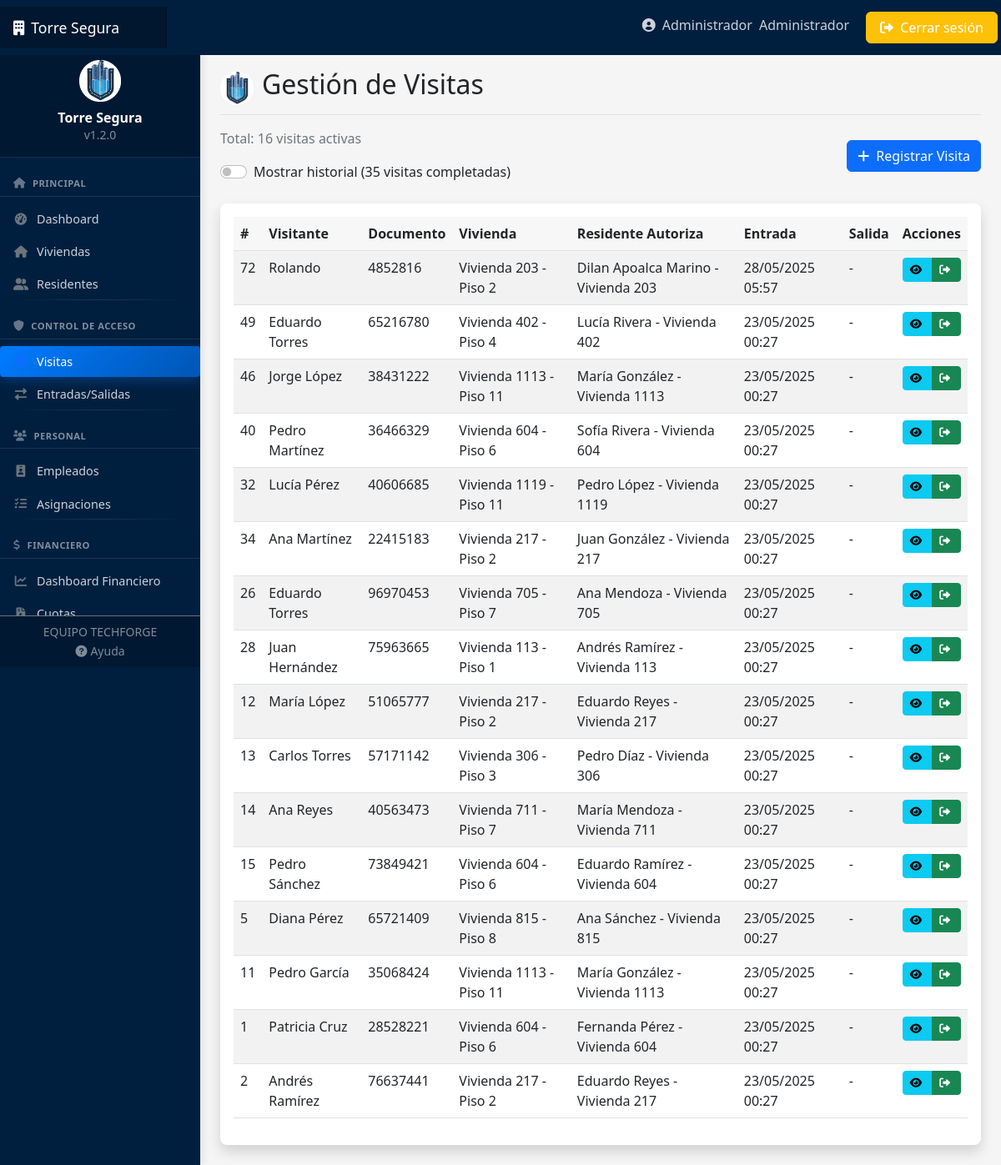
Page /accesos/visitas/ (signed in) on the committed database.
### usuarios/models.py (models this page shows, shortened)
class Usuario(AbstractUser):
    TIPOS_DOCUMENTO = [
        ('DNI', 'DNI'),
        ('PASAPORTE', 'Pasaporte'),
        ('CEDULA', 'Cédula'),
    ]
    rol = models.ForeignKey(Rol, on_delete=models.SET_NULL, null=True, related_name='usuarios')
    telefono = models.CharField(max_length=15, blank=True)
    tipo_documento = models.CharField(max_length=10, choices=TIPOS_DOCUMENTO, default='DNI')
    numero_documento = models.CharField(max_length=20, blank=True)
    foto = models.ImageField(upload_to='usuarios/', blank=True, null=True)
    email_confirmado = models.BooleanField(default=False)

class Rol(models.Model):
    nombre = models.CharField(max_length=50)
    descripcion = models.TextField(blank=True)
    def __str__(self):
        return self.nombre

### accesos/models.py (models this page shows, shortened)
class Visita(models.Model):
    nombre_visitante = models.CharField(max_length=100)
    documento_visitante = models.CharField(max_length=20)
    vivienda_destino = models.ForeignKey(Vivienda, on_delete=models.CASCADE, related_name='visitas')
    residente_autoriza = models.ForeignKey(Residente, on_delete=models.CASCADE, related_name='visitas_autorizadas')
    fecha_hora_entrada = models.DateTimeField(auto_now_add=True)
    fecha_hora_salida = models.DateTimeField(null=True, blank=True)
    motivo = models.TextField(blank=True)
    registrado_por = models.ForeignKey(Usuario, on_delete=models.SET_NULL, null=True)

### viviendas/models.py (models this page shows, shortened)
class Vivienda(models.Model):
    ESTADOS = [
        ('OCUPADO', 'Ocupado'),
        ('DESOCUPADO', 'Desocupado'),
        ('MANTENIMIENTO', 'En mantenimiento'),
        ('BAJA', 'Dado de baja'),
    ]
    edificio = models.ForeignKey(Edificio, on_delete=models.CASCADE, related_name='viviendas')
    numero = models.CharField(max_length=10)
    piso = models.PositiveIntegerField()
    metros_cuadrados = models.DecimalField(max_digits=6, decimal_places=2)
    habitaciones = models.PositiveIntegerField(default=1)
    baños = models.PositiveIntegerField(default=1)
    estado = models.CharField(max_length=15, choices=ESTADOS, default='DESOCUPADO')
    activo = models.BooleanField(default=True, help_text="Indica si la vivienda está activa o ha sido dada de baja")
    fecha_baja = models.DateField(null=True, blank=True, help_text="Fecha en la que se dio de baja la vivienda")
    motivo_baja = models.TextField(blank=True, null=True, help_text="Motivo por el cual se dio de baja la vivienda")
    def __str__(self):
        return f"Vivienda {self.numero} - Piso {self.piso}"

class Residente(models.Model):
    usuario = models.OneToOneField(Usuario, on_delete=models.CASCADE, related_name='residente')
    vivienda = models.ForeignKey(Vivienda, on_delete=models.SET_NULL, null=True, related_name='residentes')
    fecha_ingreso = models.DateField(auto_now_add=True)
    vehiculos = models.PositiveIntegerField(default=0)
    activo = models.BooleanField(default=True,
        help_text="Indica si el residente actualmente vive o está relacionado con la vivienda")
    es_propietario = models.BooleanField(default=False)
    def __str__(self):
        return f"{self.usuario.first_name} {self.usuario.last_name} - Vivienda {self.vivienda.numero if self.vivienda else 'No asignada'}"

### accesos/views.py (the view)
# urls.py: path('visitas/', views.VisitaListView.as_view(), name='visita-list'),
class VisitaListView(LoginRequiredMixin, ListView):
    model = Visita
    template_name = 'accesos/visita_list.html'
    context_object_name = 'visitas'
    paginate_by = 20
    def get_queryset(self):
        return Visita.objects.filter(
            fecha_hora_salida__isnull=True
        ).select_related(
            'vivienda_destino__edificio',
            'residente_autoriza__usuario',
            'registrado_por'
        ).order_by('-fecha_hora_entrada')
    def get_context_data(self, **kwargs):
        context = super().get_context_data(**kwargs)
        context['visitas_historicas'] = Visita.objects.filter(fecha_hora_salida__isnull=False).count()
        return context

### templates/accesos/visita_list.html (shortened to what this page needs)
{% extends 'base.html' %}
{% block header %}Gestión de Visitas{% endblock %}
{% block content %}
<div class="mb-4 d-flex justify-content-between align-items-center">
    <div>
        <p class="text-muted">Total: {{ visitas.count }} visitas activas</p>
        <div class="form-check form-switch">
            <input class="form-check-input" type="checkbox" id="mostrarHistorial">
            <label class="form-check-label" for="mostrarHistorial">Mostrar historial ({{ visitas_historicas }} visitas completadas)</label>
        </div>
    </div>
    <a href="{% url 'visita-create' %}" class="btn btn-primary">
        <i class="fas fa-plus"></i> Registrar Visita
    </a>
</div>
<div class="card shadow">
    <div class="card-body">
        <div class="table-responsive">
            <table class="table table-striped table-hover">
                <thead>
                    <tr>
                        <th>#</th>
                        <th>Visitante</th>
                        <th>Documento</th>
                        <th>Vivienda</th>
                        <th>Residente Autoriza</th>
                        <th>Entrada</th>
                        <th>Salida</th>
                        <th>Acciones</th>
                    </tr>
                </thead>
                <tbody id="visitasActivas">
                    {% for visita in visitas %}
                    <tr>
                        <td>{{ visita.id }}</td>
                        <td>{{ visita.nombre_visitante }}</td>
                        <td>{{ visita.documento_visitante }}</td>
                        <td>{{ visita.vivienda_destino }}</td>
                        <td>{{ visita.residente_autoriza }}</td>
                        <td>{{ visita.fecha_hora_entrada|date:"d/m/Y H:i" }}</td>
                        <td>-</td>
                        <td>
                            <div class="btn-group" role="group">
                                <a href="{% url 'visita-detail' visita.id %}" class="btn btn-sm btn-info" title="Ver detalles">
                                    <i class="fas fa-eye"></i>
                                </a>
                                <a href="{% url 'visita-salida' visita.id %}" class="btn btn-sm btn-success"
                                   onclick="return confirm('¿Confirma el registro de salida de {{ visita.nombre_visitante }}?')"
                                   title="Registrar salida">
                                    <i class="fas fa-sign-out-alt"></i>
                                </a>
                            </div>
                        </td>
                    </tr>
                    {% empty %}
                    <tr>
                        <td colspan="8" class="text-center">No hay visitas activas</td>
                    </tr>
                    {% endfor %}
                </tbody>
            </table>
        </div>
    </div>
</div>
{% endblock %}

### templates/navbar.html (shortened to what this page needs)
<header class="navbar navbar-dark sticky-top" style="background-color: #001f3f; flex-md-nowrap; p-0; shadow">
    <a class="navbar-brand col-md-3 col-lg-2 me-0 px-3 d-flex align-items-center" href="{% url 'dashboard' %}">
        <span class="d-none d-md-inline"><i class="fas fa-building me-2"></i></span>
        Torre Segura
    </a>
    <div class="navbar-nav ms-auto">
        <div class="nav-item text-nowrap d-none d-md-flex">
            <a class="nav-link p-2 mx-2" href="{% url 'perfil' %}">
                <i class="fas fa-user-circle"></i>
                <span class="ms-1 d-none d-lg-inline">{{ user.first_name|default:user.username }}</span>
                <span class="ms-1 d-none d-lg-inline">{{ user.rol|default:user.rol }}</span>
            </a>
            <a class="btn btn-warning text-white px-3 m-1" href="{% url 'logout' %}">
                <i class="fas fa-sign-out-alt"></i>
                <span class="d-none d-lg-inline">Cerrar sesión</span>
            </a>
        </div>
    </div>
</header>

### static/css/style.css (style rules this page uses)
:root { --primary-color: #0d6efd; --secondary-color: #6c757d; --success-color: #198754; --danger-color: #dc3545; --warning-color: #ffc107; --info-color: #0dcaf0; --light-color: #f8f9fa; --dark-color: #212529; --sidebar-width: 240px; --navbar-height: 56px; }
body { font-family: 'Segoe UI', Tahoma, Geneva, Verdana, sans-serif; background-color: #f5f5f5; }
.navbar-brand { padding-top: .75rem; padding-bottom: .75rem; font-size: 1.1rem; background-color: rgba(0, 0, 0, .25); box-shadow: inset -1px 0 0 rgba(0, 0, 0, .25); }
.navbar-dark .navbar-nav .nav-link { color: rgba(255, 255, 255, .8); }
.card { margin-bottom: 1.5rem; border: none; box-shadow: 0 0.125rem 0.25rem rgba(0, 0, 0, 0.075); transition: all 0.3s ease; border-radius: 0.5rem; }
.table > :not(:last-child) > :last-child > * { border-bottom-color: inherit; }
.table th { font-weight: 600; background-color: rgba(0, 0, 0, 0.03); }
.btn { font-weight: 500; border-radius: 0.375rem; }
.btn i { margin-right: 0.25rem; }
.btn-sm { font-size: 0.8rem; border-radius: 0.25rem; }

### static/css/responsive.css (style rules this page uses)
.table-responsive { overflow-x: auto; -webkit-overflow-scrolling: touch; }
.btn, .card, .nav-link, .form-control, .form-select { transition: all 0.2s ease; }

### rows in the picture
Usuario: first_name "Administrador", rol "Administrador"
Visita: id "72", nombre_visitante "Rolando", documento_visitante "4852816", vivienda_destino "Vivienda 203 - Piso 2", residente_autoriza "Dilan Apoalca Marino - Vivienda 203", fecha_hora_entrada "28/05/2025 05:57"
Visita: id "49", nombre_visitante "Eduardo Torres", documento_visitante "65216780", vivienda_destino "Vivienda 402 - Piso 4", residente_autoriza "Lucía Rivera - Vivienda 402", fecha_hora_entrada "23/05/2025 00:27"
Visita: id "46", nombre_visitante "Jorge López", documento_visitante "38431222", vivienda_destino "Vivienda 1113 - Piso 11", residente_autoriza "María González - Vivienda 1113", fecha_hora_entrada "23/05/2025 00:27"
Visita: id "40", nombre_visitante "Pedro Martínez", documento_visitante "36466329", vivienda_destino "Vivienda 604 - Piso 6", residente_autoriza "Sofía Rivera - Vivienda 604", fecha_hora_entrada "23/05/2025 00:27"
Visita: id "32", nombre_visitante "Lucía Pérez", documento_visitante "40606685", vivienda_destino "Vivienda 1119 - Piso 11", residente_autoriza "Pedro López - Vivienda 1119", fecha_hora_entrada "23/05/2025 00:27"
Visita: id "34", nombre_visitante "Ana Martínez", documento_visitante "22415183", vivienda_destino "Vivienda 217 - Piso 2", residente_autoriza "Juan González - Vivienda 217", fecha_hora_entrada "23/05/2025 00:27"
Visita: id "26", nombre_visitante "Eduardo Torres", documento_visitante "96970453", vivienda_destino "Vivienda 705 - Piso 7", residente_autoriza "Ana Mendoza - Vivienda 705", fecha_hora_entrada "23/05/2025 00:27"
Visita: id "28", nombre_visitante "Juan Hernández", documento_visitante "75963665", vivienda_destino "Vivienda 113 - Piso 1", residente_autoriza "Andrés Ramírez - Vivienda 113", fecha_hora_entrada "23/05/2025 00:27"
Visita: id "12", nombre_visitante "María López", documento_visitante "51065777", vivienda_destino "Vivienda 217 - Piso 2", residente_autoriza "Eduardo Reyes - Vivienda 217", fecha_hora_entrada "23/05/2025 00:27"
Visita: id "13", nombre_visitante "Carlos Torres", documento_visitante "57171142", vivienda_destino "Vivienda 306 - Piso 3", residente_autoriza "Pedro Díaz - Vivienda 306", fecha_hora_entrada "23/05/2025 00:27"
Visita: id "14", nombre_visitante "Ana Reyes", documento_visitante "40563473", vivienda_destino "Vivienda 711 - Piso 7", residente_autoriza "María Mendoza - Vivienda 711", fecha_hora_entrada "23/05/2025 00:27"
Visita: id "15", nombre_visitante "Pedro Sánchez", documento_visitante "73849421", vivienda_destino "Vivienda 604 - Piso 6", residente_autoriza "Eduardo Ramírez - Vivienda 604", fecha_hora_entrada "23/05/2025 00:27"
Visita: id "5", nombre_visitante "Diana Pérez", documento_visitante "65721409", vivienda_destino "Vivienda 815 - Piso 8", residente_autoriza "Ana Sánchez - Vivienda 815", fecha_hora_entrada "23/05/2025 00:27"
Visita: id "11", nombre_visitante "Pedro García", documento_visitante "35068424", vivienda_destino "Vivienda 1113 - Piso 11", residente_autoriza "María González - Vivienda 1113", fecha_hora_entrada "23/05/2025 00:27"
Visita: id "1", nombre_visitante "Patricia Cruz", documento_visitante "28528221", vivienda_destino "Vivienda 604 - Piso 6", residente_autoriza "Fernanda Pérez - Vivienda 604", fecha_hora_entrada "23/05/2025 00:27"
Visita: id "2", nombre_visitante "Andrés Ramírez", documento_visitante "76637441", vivienda_destino "Vivienda 217 - Piso 2", residente_autoriza "Eduardo Reyes - Vivienda 217", fecha_hora_entrada "23/05/2025 00:27"

### other values in the picture
{{ visitas.count }} "16"
{{ visitas_historicas }} "35"
